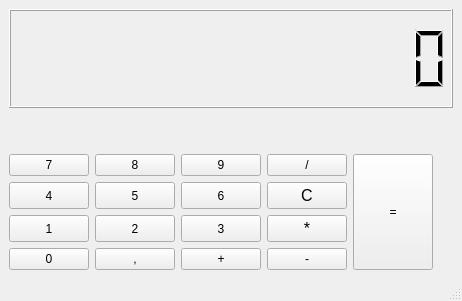
<?xml version="1.0" encoding="UTF-8"?>
<ui version="4.0">
 <class>MainWindow</class>
 <widget class="QMainWindow" name="MainWindow">
  <property name="geometry">
   <rect>
    <x>0</x>
    <y>0</y>
    <width>462</width>
    <height>301</height>
   </rect>
  </property>
  <property name="windowTitle">
   <string>Calculator</string>
  </property>
  <property name="windowIcon">
   <iconset>
    <normaloff>../../Desktop/calcIcon2.png</normaloff>../../Desktop/calcIcon2.png</iconset>
  </property>
  <property name="toolButtonStyle">
   <enum>Qt::ToolButtonIconOnly</enum>
  </property>
  <property name="animated">
   <bool>true</bool>
  </property>
  <widget class="QWidget" name="centralwidget">
   <layout class="QVBoxLayout" name="verticalLayout">
    <item>
     <widget class="QLCDNumber" name="lcdNumber">
      <property name="sizePolicy">
       <sizepolicy hsizetype="Expanding" vsizetype="Expanding">
        <horstretch>0</horstretch>
        <verstretch>0</verstretch>
       </sizepolicy>
      </property>
      <property name="minimumSize">
       <size>
        <width>40</width>
        <height>30</height>
       </size>
      </property>
      <property name="digitCount">
       <number>13</number>
      </property>
     </widget>
    </item>
    <item>
     <layout class="QGridLayout" name="gridLayout">
      <item row="3" column="2">
       <widget class="QPushButton" name="Digit5">
        <property name="sizePolicy">
         <sizepolicy hsizetype="Expanding" vsizetype="Expanding">
          <horstretch>0</horstretch>
          <verstretch>0</verstretch>
         </sizepolicy>
        </property>
        <property name="text">
         <string>5</string>
        </property>
       </widget>
      </item>
      <item row="4" column="3">
       <widget class="QPushButton" name="Digit3">
        <property name="sizePolicy">
         <sizepolicy hsizetype="Expanding" vsizetype="Expanding">
          <horstretch>0</horstretch>
          <verstretch>0</verstretch>
         </sizepolicy>
        </property>
        <property name="text">
         <string>3</string>
        </property>
       </widget>
      </item>
      <item row="3" column="4">
       <widget class="QPushButton" name="clear">
        <property name="sizePolicy">
         <sizepolicy hsizetype="Expanding" vsizetype="Expanding">
          <horstretch>0</horstretch>
          <verstretch>0</verstretch>
         </sizepolicy>
        </property>
        <property name="font">
         <font>
          <pointsize>12</pointsize>
         </font>
        </property>
        <property name="text">
         <string>C</string>
        </property>
       </widget>
      </item>
      <item row="5" column="3">
       <widget class="QPushButton" name="summ">
        <property name="sizePolicy">
         <sizepolicy hsizetype="Expanding" vsizetype="Expanding">
          <horstretch>0</horstretch>
          <verstretch>0</verstretch>
         </sizepolicy>
        </property>
        <property name="text">
         <string>+</string>
        </property>
       </widget>
      </item>
      <item row="2" column="6">
       <spacer name="horizontalSpacer">
        <property name="orientation">
         <enum>Qt::Horizontal</enum>
        </property>
        <property name="sizeHint" stdset="0">
         <size>
          <width>40</width>
          <height>20</height>
         </size>
        </property>
       </spacer>
      </item>
      <item row="2" column="3">
       <widget class="QPushButton" name="Digit9">
        <property name="sizePolicy">
         <sizepolicy hsizetype="Expanding" vsizetype="Expanding">
          <horstretch>0</horstretch>
          <verstretch>0</verstretch>
         </sizepolicy>
        </property>
        <property name="text">
         <string>9</string>
        </property>
       </widget>
      </item>
      <item row="5" column="1">
       <widget class="QPushButton" name="Digit0">
        <property name="sizePolicy">
         <sizepolicy hsizetype="Expanding" vsizetype="Expanding">
          <horstretch>0</horstretch>
          <verstretch>0</verstretch>
         </sizepolicy>
        </property>
        <property name="text">
         <string>0</string>
        </property>
       </widget>
      </item>
      <item row="1" column="3">
       <spacer name="verticalSpacer">
        <property name="orientation">
         <enum>Qt::Vertical</enum>
        </property>
        <property name="sizeHint" stdset="0">
         <size>
          <width>20</width>
          <height>40</height>
         </size>
        </property>
       </spacer>
      </item>
      <item row="2" column="4">
       <widget class="QPushButton" name="division">
        <property name="sizePolicy">
         <sizepolicy hsizetype="Expanding" vsizetype="Expanding">
          <horstretch>0</horstretch>
          <verstretch>0</verstretch>
         </sizepolicy>
        </property>
        <property name="text">
         <string>/</string>
        </property>
       </widget>
      </item>
      <item row="3" column="3">
       <widget class="QPushButton" name="Digit6">
        <property name="sizePolicy">
         <sizepolicy hsizetype="Expanding" vsizetype="Expanding">
          <horstretch>0</horstretch>
          <verstretch>0</verstretch>
         </sizepolicy>
        </property>
        <property name="text">
         <string>6</string>
        </property>
       </widget>
      </item>
      <item row="5" column="4">
       <widget class="QPushButton" name="minus">
        <property name="sizePolicy">
         <sizepolicy hsizetype="Expanding" vsizetype="Expanding">
          <horstretch>0</horstretch>
          <verstretch>0</verstretch>
         </sizepolicy>
        </property>
        <property name="text">
         <string>-</string>
        </property>
       </widget>
      </item>
      <item row="3" column="1">
       <widget class="QPushButton" name="Digit4">
        <property name="sizePolicy">
         <sizepolicy hsizetype="Expanding" vsizetype="Expanding">
          <horstretch>0</horstretch>
          <verstretch>0</verstretch>
         </sizepolicy>
        </property>
        <property name="text">
         <string>4</string>
        </property>
       </widget>
      </item>
      <item row="2" column="5" rowspan="4">
       <widget class="QPushButton" name="result">
        <property name="sizePolicy">
         <sizepolicy hsizetype="Expanding" vsizetype="Expanding">
          <horstretch>0</horstretch>
          <verstretch>0</verstretch>
         </sizepolicy>
        </property>
        <property name="text">
         <string>=</string>
        </property>
       </widget>
      </item>
      <item row="5" column="2">
       <widget class="QPushButton" name="comma">
        <property name="sizePolicy">
         <sizepolicy hsizetype="Expanding" vsizetype="Expanding">
          <horstretch>0</horstretch>
          <verstretch>0</verstretch>
         </sizepolicy>
        </property>
        <property name="text">
         <string>,</string>
        </property>
       </widget>
      </item>
      <item row="4" column="1">
       <widget class="QPushButton" name="Digit1">
        <property name="sizePolicy">
         <sizepolicy hsizetype="Expanding" vsizetype="Expanding">
          <horstretch>0</horstretch>
          <verstretch>0</verstretch>
         </sizepolicy>
        </property>
        <property name="text">
         <string>1</string>
        </property>
       </widget>
      </item>
      <item row="2" column="2">
       <widget class="QPushButton" name="Digit8">
        <property name="sizePolicy">
         <sizepolicy hsizetype="Expanding" vsizetype="Expanding">
          <horstretch>0</horstretch>
          <verstretch>0</verstretch>
         </sizepolicy>
        </property>
        <property name="text">
         <string>8</string>
        </property>
       </widget>
      </item>
      <item row="2" column="1">
       <widget class="QPushButton" name="Digit7">
        <property name="sizePolicy">
         <sizepolicy hsizetype="Expanding" vsizetype="Expanding">
          <horstretch>0</horstretch>
          <verstretch>0</verstretch>
         </sizepolicy>
        </property>
        <property name="text">
         <string>7</string>
        </property>
       </widget>
      </item>
      <item row="4" column="4">
       <widget class="QPushButton" name="multiplication">
        <property name="sizePolicy">
         <sizepolicy hsizetype="Expanding" vsizetype="Expanding">
          <horstretch>0</horstretch>
          <verstretch>0</verstretch>
         </sizepolicy>
        </property>
        <property name="font">
         <font>
          <pointsize>12</pointsize>
         </font>
        </property>
        <property name="text">
         <string>*</string>
        </property>
       </widget>
      </item>
      <item row="4" column="2">
       <widget class="QPushButton" name="Digit2">
        <property name="sizePolicy">
         <sizepolicy hsizetype="Expanding" vsizetype="Expanding">
          <horstretch>0</horstretch>
          <verstretch>0</verstretch>
         </sizepolicy>
        </property>
        <property name="text">
         <string>2</string>
        </property>
       </widget>
      </item>
     </layout>
    </item>
   </layout>
  </widget>
  <widget class="QMenuBar" name="menubar">
   <property name="geometry">
    <rect>
     <x>0</x>
     <y>0</y>
     <width>462</width>
     <height>21</height>
    </rect>
   </property>
  </widget>
  <widget class="QStatusBar" name="statusbar"/>
 </widget>
 <resources/>
 <connections/>
</ui>
